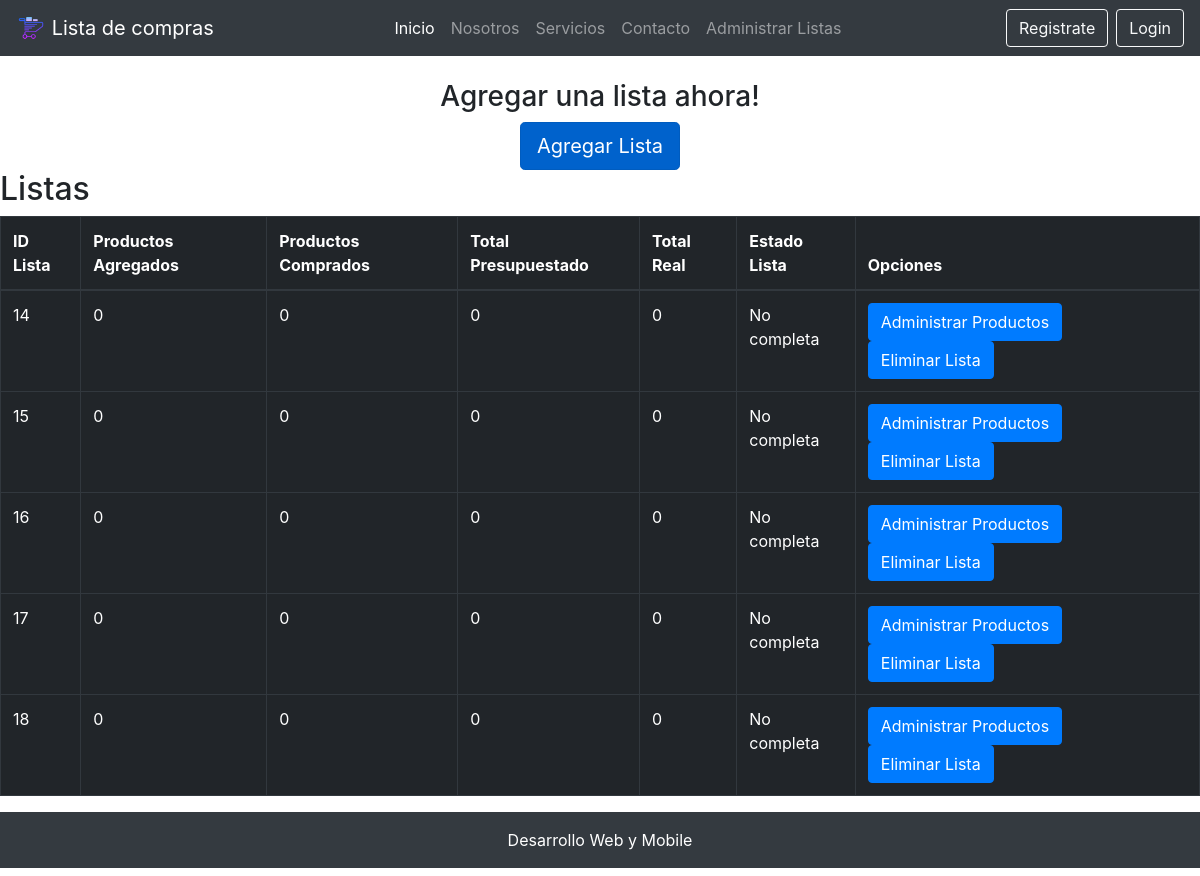
The app's page /listar_listas/, older data.
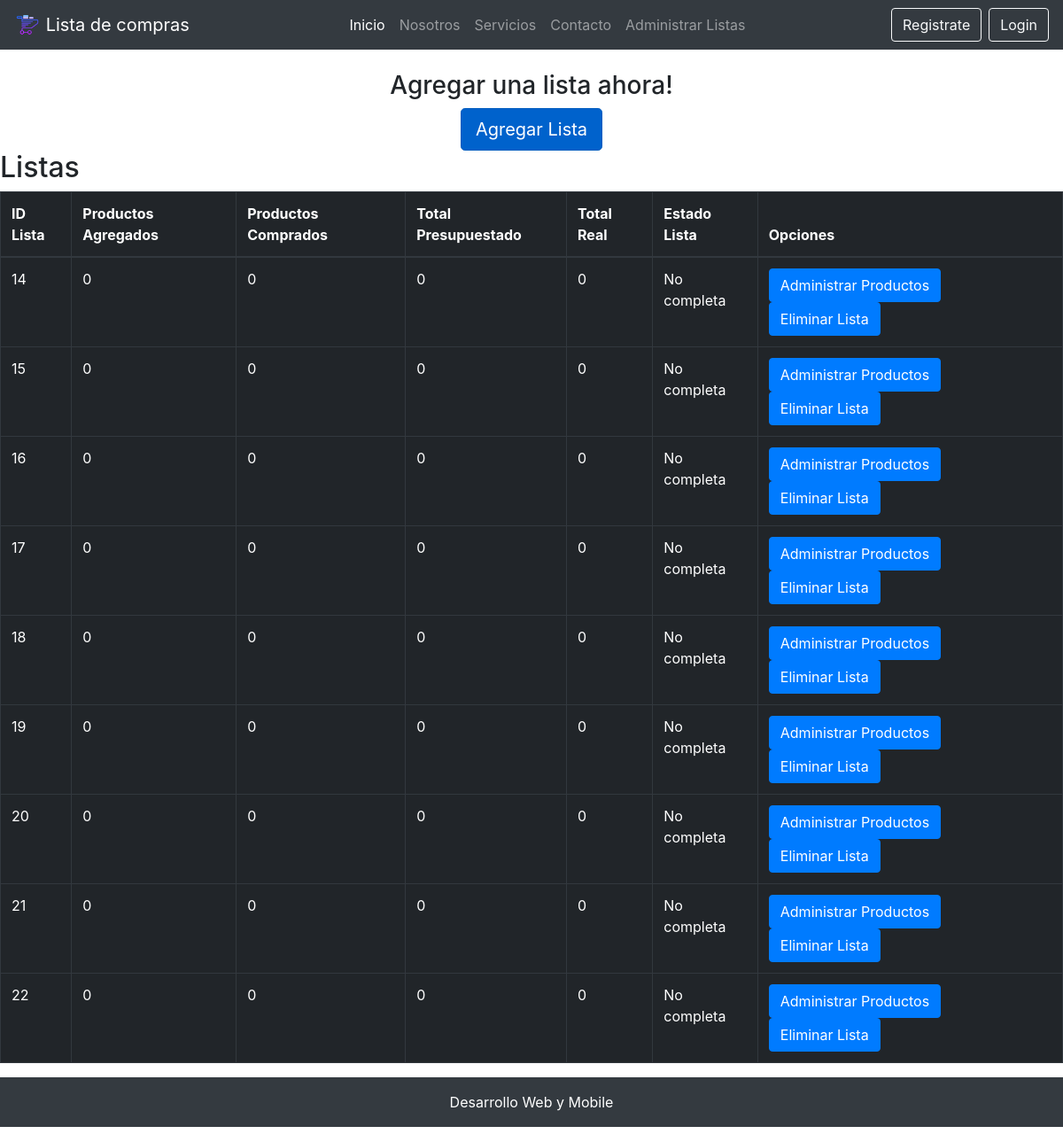
The same page, newer data.
### core/models.py (models this page shows, shortened)
class Lista(models.Model):
    total_productos_agregados = models.IntegerField(verbose_name="Productos Agregados")
    total_productos_comprados = models.IntegerField(verbose_name="Productos Comprados")
    costo_total_presupuestado = models.IntegerField(verbose_name="Total Presupuestado")
    costo_total_real = models.IntegerField(verbose_name="Total Real")
    estadoLista = models.ForeignKey(EstadoLista, on_delete=models.CASCADE, verbose_name="Estado Lista")

class EstadoLista(models.Model):
    nombre = models.CharField(max_length=30, verbose_name="Estado Lista")

### core/views.py (the view)
# urls.py: path('listar_listas/', listar_listas, name="listado_listas"),
def listar_listas(request):
    listas = Lista.objects.all()
    return render(request, 'core/listar_listas.html', {
        'listas':listas
    })

### core/templates/core/listar_listas.html (shortened to what this page needs)
{% extends 'core/base.html' %}
{% load static %}
{% block contenido %}
<br>
<div class="container">
    <h3 class="text-center">Agregar una lista ahora!</h3>
    <div class="row">
        <div class="col-12 text-center">
            <a class="btn btn-primary btn-lg active" role="button" aria-pressed="true" href="{% url 'agregar_lista' %}">Agregar Lista</a>
        </div>
    </div>
</div>
<h2>Listas</h2>
<div class="table-responsive">
    <table class="table table-dark table-bordered table-hover table-condensed">
        <thead>
            <tr>
                <th>ID Lista</th>
                <th>Productos Agregados</th>
                <th>Productos Comprados</th>
                <th>Total Presupuestado</th>
                <th>Total Real</th>
                <th>Estado Lista</th>
                <th>Opciones</th>
            </tr>
        </thead>
        <tbody>
            {% for l in listas %}
            <tr>
                <td>{{ l.id }}</td>
                <td>{{ l.total_productos_agregados }}</td>
                <td>{{ l.total_productos_comprados }}</td>
                <td>{{ l.costo_total_presupuestado }}</td>
                <td>{{ l.costo_total_real }}</td>
                <td>{{ l.estadoLista.nombre }}</td>
                <td>
                    <a class="btn btn-primary mr-2" href="#" >Administrar Productos</a>
                    <a class="btn btn-primary" href="{% url 'eliminar_lista' l.id %}">Eliminar Lista</a>
                </td>
            </tr>
            {% endfor %}
        </tbody>
    </table>
</div>
{% endblock contenido %}

Row changes from the older to the newer data that the page shows:
added Lista: id "19", total_productos_agregados "0", total_productos_comprados "0", costo_total_presupuestado "0", costo_total_real "0", estadoLista.nombre "No completa"
added Lista: id "20", total_productos_agregados "0", total_productos_comprados "0", costo_total_presupuestado "0", costo_total_real "0", estadoLista.nombre "No completa"
added Lista: id "21", total_productos_agregados "0", total_productos_comprados "0", costo_total_presupuestado "0", costo_total_real "0", estadoLista.nombre "No completa"
added Lista: id "22", total_productos_agregados "0", total_productos_comprados "0", costo_total_presupuestado "0", costo_total_real "0", estadoLista.nombre "No completa"
